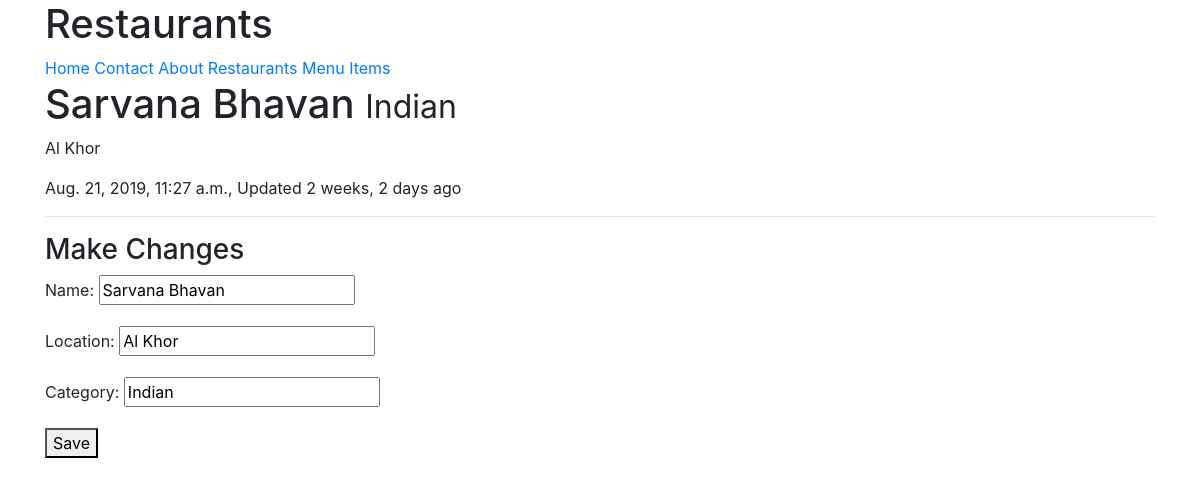
Page /restaurants/sarvana-bhavan/ (signed in) on the committed database.
### restaurants/models.py (models this page shows, shortened)
class RestaurantLocation(models.Model):
    owner = models.ForeignKey(User)
    name = models.CharField(max_length=120)
    location = models.CharField(max_length=120, null=True, blank = True)
    category = models.CharField(max_length=120, null = True, blank = False, validators=[validate_category])
    timestamp = models.DateTimeField(auto_now_add=True)
    updated = models.DateTimeField(auto_now=True)
    slug = models.SlugField(null=True, blank = True)
    @property
    def title(self):
        return self.name

### restaurants/views.py (the view)
# urls.py: url(r'^(?P<slug>[\w-]+)/$', RestaurantUpdateView.as_view(), name='detail'),
class RestaurantUpdateView(LoginRequiredMixin, UpdateView):
    form_class = RestaurantLocationCreateForm
    template_name = 'restaurants/detail-update.html'
    def get_queryset(self):
        return RestaurantLocation.objects.filter(owner=self.request.user)
    def get_context_data(self, *args, **kwargs):
        name = self.get_object().name
        context = super(RestaurantUpdateView, self).get_context_data(*args, **kwargs)
        context['title'] = f'Update Restaurant: {name}'
        return context

### restaurants/forms.py
class RestaurantLocationCreateForm(forms.ModelForm):
    class Meta:
        model = RestaurantLocation
        fields = [
            'name',
            'location',
            'category',
        ]

### restaurants/templates/restaurants/detail-update.html
{% extends "base.html" %}
{% block content %}
<h1>{{form.instance.title}} <small> {{ form.instance.category }}</small> </h1>
<p>{{ form.instance.location}}</p>
<p>{{form.instance.timestamp}}, Updated {{ form.instance.updated|timesince}} ago</p>
<hr/>
<h3>Make Changes</h3>
{% include 'snippets/form_snippet.html' with form=form %}
{% endblock %}

### templates/snippets/form_snippet.html (shortened to what this page needs)
<form method="POST"> {% csrf_token %}
  {{ form.as_p }}
  <button type="submit">Save</button>
</form>

### rows in the picture
RestaurantLocation: instance "Sarvana Bhavan", instance.category "Indian", instance.location "Al Khor", instance.timestamp "Aug. 21, 2019, 11:27 a.m.", instance.updated "2 weeks, 2 days", name "Sarvana Bhavan", location "Al Khor", category "Indian"
